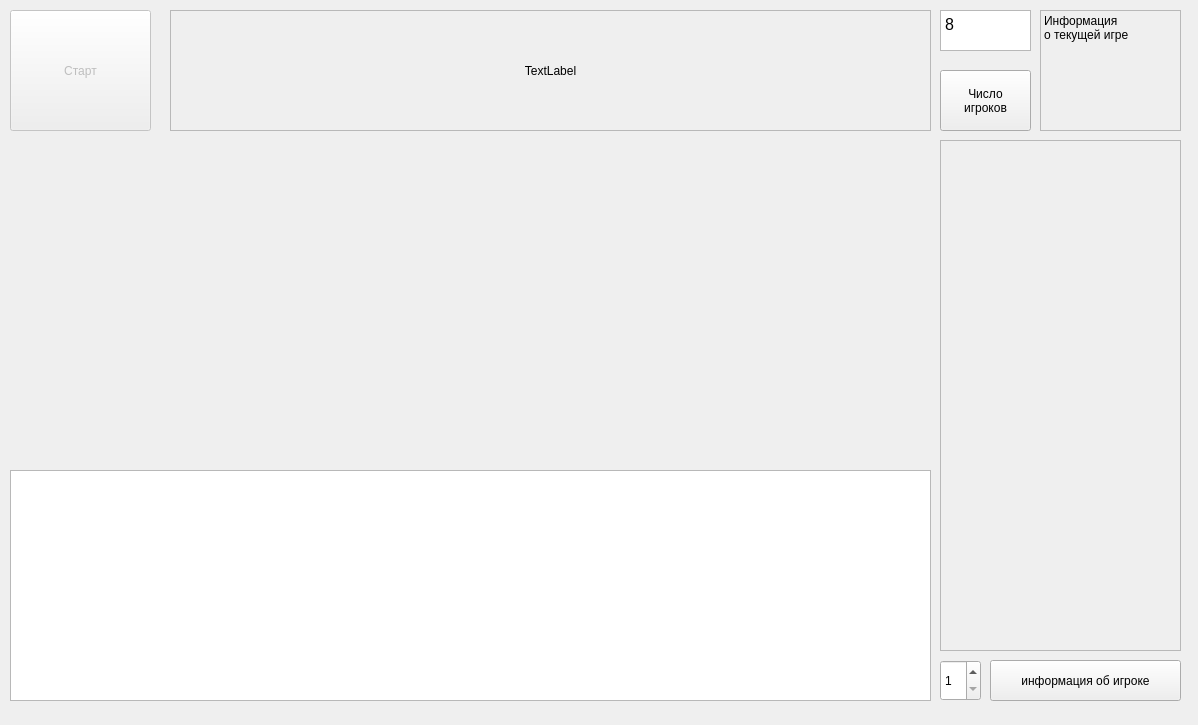
<?xml version="1.0" encoding="UTF-8"?>
<ui version="4.0">
 <class>MainWindow</class>
 <widget class="QMainWindow" name="MainWindow">
  <property name="geometry">
   <rect>
    <x>0</x>
    <y>0</y>
    <width>1198</width>
    <height>725</height>
   </rect>
  </property>
  <property name="minimumSize">
   <size>
    <width>1198</width>
    <height>725</height>
   </size>
  </property>
  <property name="maximumSize">
   <size>
    <width>1198</width>
    <height>725</height>
   </size>
  </property>
  <property name="windowTitle">
   <string>Mafia simulator</string>
  </property>
  <property name="toolButtonStyle">
   <enum>Qt::ToolButtonTextBesideIcon</enum>
  </property>
  <widget class="QWidget" name="centralWidget">
   <widget class="QLabel" name="speachLabel">
    <property name="geometry">
     <rect>
      <x>170</x>
      <y>10</y>
      <width>761</width>
      <height>121</height>
     </rect>
    </property>
    <property name="frameShape">
     <enum>QFrame::StyledPanel</enum>
    </property>
    <property name="frameShadow">
     <enum>QFrame::Plain</enum>
    </property>
    <property name="lineWidth">
     <number>5</number>
    </property>
    <property name="midLineWidth">
     <number>0</number>
    </property>
    <property name="text">
     <string>TextLabel</string>
    </property>
    <property name="alignment">
     <set>Qt::AlignCenter</set>
    </property>
    <property name="wordWrap">
     <bool>true</bool>
    </property>
   </widget>
   <widget class="QLabel" name="labelInfo">
    <property name="geometry">
     <rect>
      <x>1040</x>
      <y>10</y>
      <width>141</width>
      <height>121</height>
     </rect>
    </property>
    <property name="frameShape">
     <enum>QFrame::StyledPanel</enum>
    </property>
    <property name="lineWidth">
     <number>5</number>
    </property>
    <property name="text">
     <string>Информация
о текущей игре</string>
    </property>
    <property name="textFormat">
     <enum>Qt::AutoText</enum>
    </property>
    <property name="alignment">
     <set>Qt::AlignLeading|Qt::AlignLeft|Qt::AlignTop</set>
    </property>
   </widget>
   <widget class="QPushButton" name="pushButton">
    <property name="geometry">
     <rect>
      <x>940</x>
      <y>70</y>
      <width>91</width>
      <height>61</height>
     </rect>
    </property>
    <property name="text">
     <string>Число
игроков</string>
    </property>
   </widget>
   <widget class="QPlainTextEdit" name="NumPlayersEdit">
    <property name="geometry">
     <rect>
      <x>940</x>
      <y>10</y>
      <width>91</width>
      <height>41</height>
     </rect>
    </property>
    <property name="font">
     <font>
      <pointsize>12</pointsize>
     </font>
    </property>
    <property name="plainText">
     <string>8</string>
    </property>
   </widget>
   <widget class="QSpinBox" name="spinBoxViewInfo">
    <property name="geometry">
     <rect>
      <x>940</x>
      <y>660</y>
      <width>41</width>
      <height>41</height>
     </rect>
    </property>
    <property name="minimum">
     <number>1</number>
    </property>
    <property name="maximum">
     <number>12</number>
    </property>
   </widget>
   <widget class="QPushButton" name="ViewInfoButton">
    <property name="enabled">
     <bool>true</bool>
    </property>
    <property name="geometry">
     <rect>
      <x>990</x>
      <y>660</y>
      <width>191</width>
      <height>41</height>
     </rect>
    </property>
    <property name="text">
     <string>информация об игроке</string>
    </property>
   </widget>
   <widget class="QLabel" name="labelPlayerStatus">
    <property name="geometry">
     <rect>
      <x>940</x>
      <y>140</y>
      <width>241</width>
      <height>511</height>
     </rect>
    </property>
    <property name="frameShape">
     <enum>QFrame::StyledPanel</enum>
    </property>
    <property name="text">
     <string/>
    </property>
    <property name="alignment">
     <set>Qt::AlignLeading|Qt::AlignLeft|Qt::AlignTop</set>
    </property>
   </widget>
   <widget class="QPushButton" name="buttonStart">
    <property name="enabled">
     <bool>false</bool>
    </property>
    <property name="geometry">
     <rect>
      <x>10</x>
      <y>10</y>
      <width>141</width>
      <height>121</height>
     </rect>
    </property>
    <property name="text">
     <string>Старт</string>
    </property>
   </widget>
   <widget class="QTextEdit" name="textLog">
    <property name="geometry">
     <rect>
      <x>10</x>
      <y>470</y>
      <width>921</width>
      <height>231</height>
     </rect>
    </property>
    <property name="readOnly">
     <bool>true</bool>
    </property>
   </widget>
  </widget>
  <action name="action">
   <property name="text">
    <string>Задать число игроков</string>
   </property>
  </action>
  <action name="action_3">
   <property name="text">
    <string>Изменить число игроков</string>
   </property>
  </action>
 </widget>
 <layoutdefault spacing="6" margin="11"/>
 <resources/>
 <connections/>
</ui>
